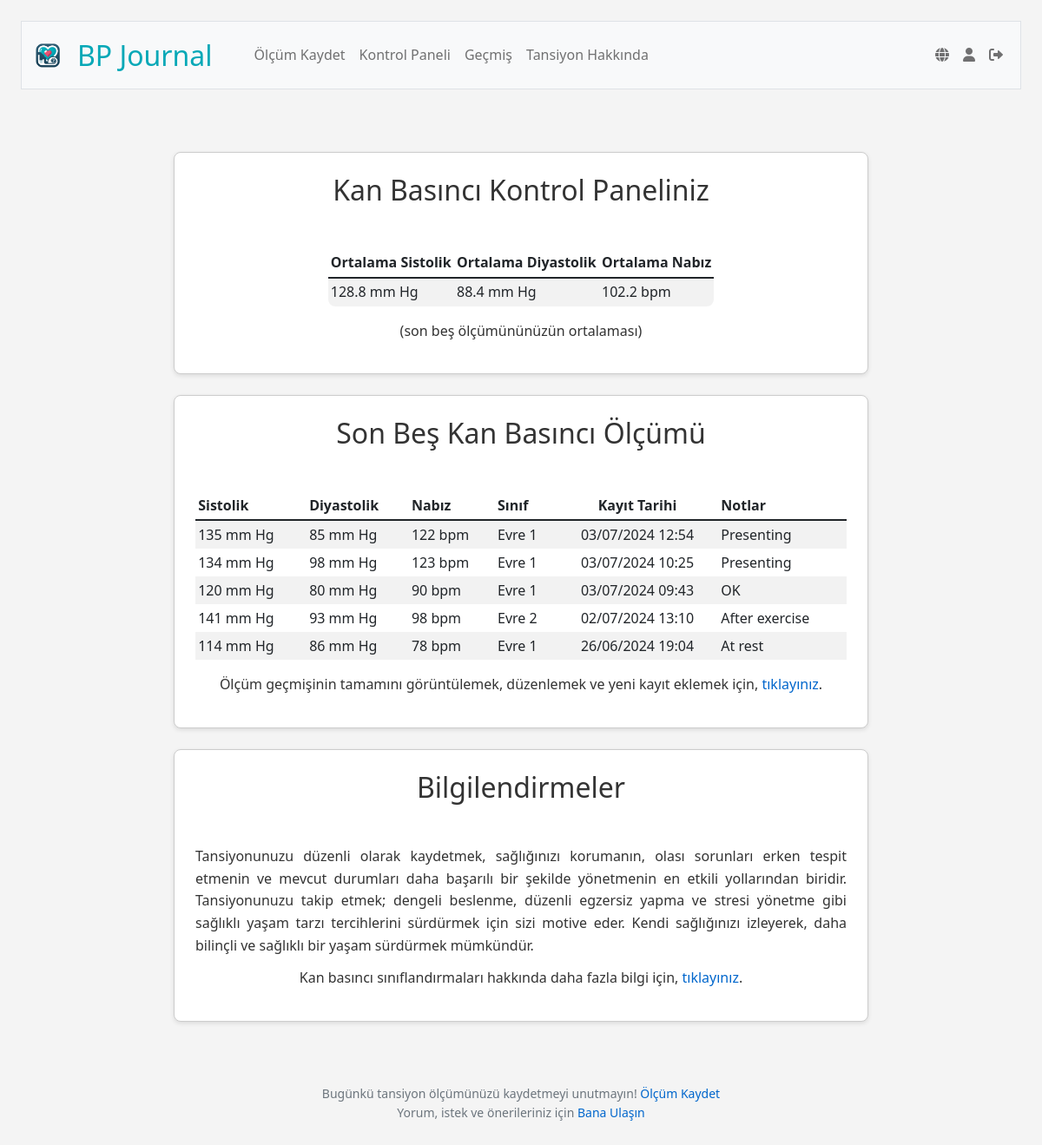
/dashboard (signed in), run on the app's committed database.
### tables this page shows
CREATE TABLE blood_pressure_readings (
id INTEGER PRIMARY KEY AUTOINCREMENT NOT NULL,
user_id INTEGER NOT NULL,
systolic INTEGER NOT NULL,
diastolic INTEGER NOT NULL,
pulse INTEGER,
reading_date DATETIME DEFAULT CURRENT_TIMESTAMP,
notes TEXT,
FOREIGN KEY (user_id) REFERENCES users (id));

### app.py (the view)
@app.route("/dashboard")
@login_required
def dashboard():
    user_id = session["user_id"]
    user_timezone = db.execute("SELECT timezone FROM users WHERE id = ?", user_id)[0]['timezone']
    user_tz = pytz.timezone(user_timezone)
    recording_rows = db.execute("""
                                SELECT *
                                FROM blood_pressure_readings
                                WHERE user_id = ?
                                ORDER BY reading_date
                                DESC LIMIT 5
    """, user_id)
    for row in recording_rows:
        row["classification"] = classify_bp(row["systolic"], row["diastolic"])
        utc_time = row["reading_date"]
        try:
            local_time = pytz.utc.localize(datetime.strptime(utc_time, '%Y-%m-%d %H:%M:%S')).astimezone(user_tz)
            row["reading_date"] = local_time.strftime('%d/%m/%Y %H:%M')
        except Exception:
            row["reading_date"] = utc_time
    user_avg_recording = db.execute("""
        SELECT AVG(systolic) AS avg_systolic,
        AVG(diastolic) AS avg_diastolic,
        AVG(pulse) AS avg_pulse
        FROM (
            SELECT systolic, diastolic, pulse
            FROM blood_pressure_readings
            WHERE user_id = ?
            ORDER BY reading_date DESC
            LIMIT 5
        )
    """, user_id)
    if user_avg_recording:
        avg_data = {
            'avg_systolic': round(user_avg_recording[0]['avg_systolic'], 1) if user_avg_recording[0]['avg_systolic'] else '',
            'avg_diastolic': round(user_avg_recording[0]['avg_diastolic'], 1) if user_avg_recording[0]['avg_diastolic'] else '',
            'avg_pulse': round(user_avg_recording[0]['avg_pulse'], 1) if user_avg_recording[0]['avg_pulse'] else ''
        }
    else:
        avg_data = {'avg_systolic': 'N/A', 'avg_diastolic': 'N/A', 'avg_pulse': 'N/A'}
    return render_template("dashboard.html", classes=g.language_data['classes'], data=g.language_data['dashboard'], last5reading=recording_rows, user_id=user_id, user_avg_recording=[avg_data])

### app.py (called while the page is built)
@app.before_request
def load_language_data():
    if 'language' not in session:
        session['language'] = 'tr'
    user_lang = session['language']
    with open(f'languages/{user_lang}.json', 'r') as file:
        g.language_data = json.load(file)
    g.language_data['current_lang'] = user_lang

@app.after_request
def after_request(response):
    response.headers["Cache-Control"] = "no-cache, no-store, must-revalidate"
    response.headers["Expires"] = 0
    response.headers["Pragma"] = "no-cache"
    return response

@app.context_processor
def inject_layout_data():
    return dict(layout_data=g.language_data['layout'])

@app.context_processor
def inject_user_details():
    if 'user_id' in session:
        user_id = session['user_id']
        user_info = db.execute("SELECT username FROM users WHERE id = ?", user_id)
        if user_info:
            username = user_info[0]['username']
        else:
            username = None
    else:
        username = None
    return {'username': username}

### helpers.py (called while the page is built)
def classify_bp(systolic, diastolic):
    if systolic < 120 and diastolic < 80:
        return "Normal"
    elif 120 <= systolic < 130 and diastolic < 80:
        return "Elevated"
    elif 130 <= systolic < 140 or 80 <= diastolic < 90:
        return "High1"
    elif 140 <= systolic or 90 <= diastolic:
        return "High2"
    else:
        return "Crisis"

def login_required(f):
    @wraps(f)
    def decorated_function(*args, **kwargs):
        if session.get("user_id") is None:
            return redirect("/login")
        return f(*args, **kwargs)
    return decorated_function

### templates/dashboard.html (shortened to what this page needs)
{% extends "layout.html" %}
{% block main %}
<div class="section" id="average-table-div">
    <h2>{{ data.heading }}</h2>
    <table class="table table-striped" id="average-table">
        <thead>
            <tr>
                <th class="text-start">{{ data.avgSystolic }}</th>
                <th class="text-start">{{ data.avgDiastolic }}</th>
                <th class="text-start">{{ data.avgPulse }}</th>
            </tr>
        </thead>
        <tbody>
            {% for row in user_avg_recording %}
            <tr>
                <td class="text-start">{{ row.avg_systolic }} mm Hg</td>
                <td class="text-start">{{ row.avg_diastolic }} mm Hg</td>
                <td class="text-start">{{ row.avg_pulse }} bpm</td>
            </tr>
            {% endfor %}
        </tbody>
    </table>
    <p class="text-center">{{ data.description }}</p>
</div>
<div class="section", id="trends">
    <h2>{{ data.last5heading }}</h2>
    <table class="table table-striped">
        <thead>
            <tr>
                <th class="text-start">{{ data.systolic }}</th>
                <th class="text-start">{{ data.diastolic }}</th>
                <th class="text-start">{{ data.pulse }}</th>
                <th class="text-start">{{ data.readingClassification }}</th>
                <th class="text-center">{{ data.dateRecorded }}</th>
                <th class="text-start">{{ data.notes }}</th>
            </tr>
        </thead>
        <tbody>
            {% for row in last5reading %}
            <tr>
                <td class="text-start">{{ row.systolic }} mm Hg</td>
                <td class="text-start">{{ row.diastolic }} mm Hg</td>
                <td class="text-start">{{ row.pulse }} bpm</td>
                <td class="text-start">{{ classes[row.classification] }}</td>
                <td class="text-center">{{ row.reading_date }}</td>
                <td class="text-start">{{ row.notes }}</td>
            </tr>
            {% endfor %}
        </tbody>
    </table>
    <p class="text-center">{{ data.historyLink.text }}, <a href="/history">{{ data.historyLink.textUrl }}</a>.</p>
</div>
<div class="section", id="alerts-tips-section">
    <h2>{{ data.alertsHeading }}</h2>
    <p>{{ data.comment }}</p>
    <p class="text-center">{{ data.classificationLink.text }}, <a href="/resources#bp-categories-section">{{ data.classificationLink.textUrl }}</a>.</p>
</div>
{% endblock %}

### static/styles.css (style rules this page uses)
body { background-color: #f4f4f4; color: #333; font-family: 'Segoe UI', Arial, sans-serif; line-height: 1.6; margin: 0; padding: 1.5em; }
h2, h3, h4, h5 { margin-bottom: 1.5em; text-align: center; }
h2 { font-size: 2em; }
p, li, a { font-size: 1em; text-align: justify; }
p, li { margin-bottom: 0.75em; }
a { color: #0066cc; text-decoration: none; }
.section { background-color: #ffffff; border: 1px solid #ccc; border-radius: 0.5em; box-shadow: 0 2px 5px rgba(0,0,0,0.1); padding: 1.5em; margin: 1.5em auto; margin-left: auto; margin-right: auto; max-width: 800px; }
#average-table { border-collapse: collapse; border-radius: 0.5em; margin-left: auto; margin-right: auto; max-width:max-content; overflow: hidden; text-align: center; }
.table>:not(caption)>*>* { border-bottom-width: 0px; padding: .2rem .2rem; vertical-align: middle; }
.text-center { text-align: center; }

### data on the page
blood_pressure_readings: systolic "135", diastolic "85", pulse "122", classes "Evre 1", reading_date "03/07/2024 12:54", notes "Presenting"
blood_pressure_readings: systolic "134", diastolic "98", pulse "123", classes "Evre 1", reading_date "03/07/2024 10:25", notes "Presenting"
blood_pressure_readings: systolic "120", diastolic "80", pulse "90", classes "Evre 1", reading_date "03/07/2024 09:43", notes "OK"
blood_pressure_readings: systolic "141", diastolic "93", pulse "98", classes "Evre 2", reading_date "02/07/2024 13:10", notes "After exercise"
blood_pressure_readings: systolic "114", diastolic "86", pulse "78", classes "Evre 1", reading_date "26/06/2024 19:04", notes "At rest"

### other printed values
{{ layout_data.navbarBrand }} "BP Journal"
{{ layout_data.recordReading }} "Ölçüm Kaydet"
{{ layout_data.dashboard }} "Kontrol Paneli"
{{ layout_data.history }} "Geçmiş"
{{ layout_data.resources }} "Tansiyon Hakkında"
{{ data.heading }} "Kan Basıncı Kontrol Paneliniz"
{{ data.avgSystolic }} "Ortalama Sistolik"
{{ data.avgDiastolic }} "Ortalama Diyastolik"
{{ data.avgPulse }} "Ortalama Nabız"
{{ row.avg_systolic }} "128.8"
{{ row.avg_diastolic }} "88.4"
{{ row.avg_pulse }} "102.2"
{{ data.description }} "(son beş ölçümününüzün ortalaması)"
{{ data.last5heading }} "Son Beş Kan Basıncı Ölçümü"
{{ data.systolic }} "Sistolik"
